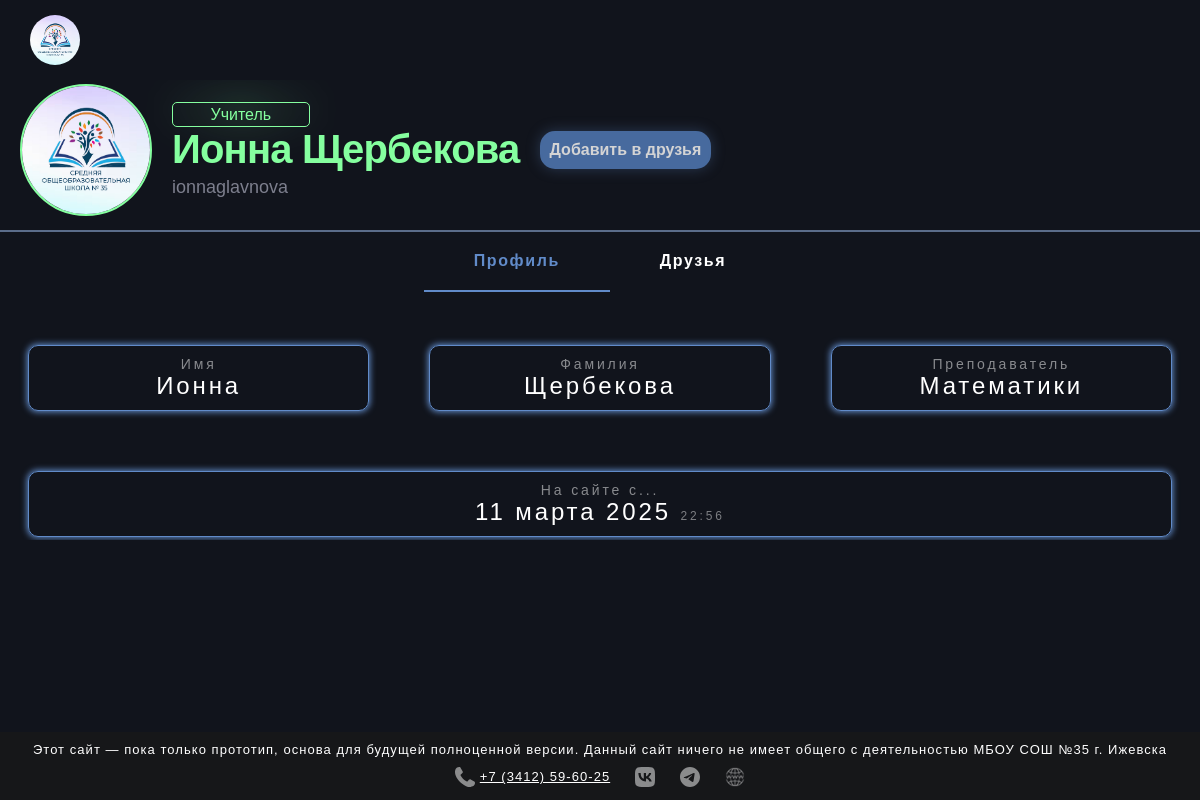
The app's page /profile/ionnaglavnova/main/ with its own data.
### accounts/models.py (models this page shows, shortened)
class User(AbstractUser):
    ROLES = (
        ('student', 'Ученик'),
        ('teacher', 'Учитель'),
    )
    role = models.CharField(max_length=10, choices=ROLES, default='student')
    classroom = models.CharField(max_length=10, blank=True, null=True, verbose_name="Класс")
    username = models.CharField(max_length=20, unique=True, blank=False)
    email = models.EmailField(max_length=20, unique=True, blank=False)
    birth_date = models.DateField(null=True, blank=True)
    phone = models.CharField(max_length=15, blank=True)
    cover = models.ImageField(upload_to=rename_file, default="profile_image/default.png", blank=True)
    is_teacher = models.BooleanField(default=False)
    lesson_name = models.CharField(max_length=20, blank=True, null=True, default=None)

### accounts/views.py (the view)
# urls.py: path('<str:username>/', RedirectView.as_view(pattern_name='profile', permanent=False)),
def profile(request, username):
    user = get_object_or_404(User, username=username)
    if request.user != user:
        redirect('/')
    if request.user.is_authenticated:
        pending_requests = Friendship.objects.filter(friend=request.user, status="pending").values_list("user_id",
                                                                                                        flat=True)
        sent_requests = Friendship.objects.filter(user=request.user, status="pending").values_list("friend_id",
                                                                                                   flat=True)
        friends_list = Friendship.objects.filter(user=user, status="accepted").values_list("friend_id", flat=True)
    else:
        pending_requests = None
        sent_requests = None
        friends_list = None
    grades_user = Grade.objects.filter(student_id=user.id)
    gSum, gTotal = 0, 0
    for item in grades_user:
        gSum += item.value
        gTotal += 1
    try:
        middle_score = "%.2f" % (gSum / gTotal)
    except ZeroDivisionError:
        middle_score = 0.00
    if user.is_teacher == 1:
        if user.lesson_name == 'Математика':
            lesson = "Математики"
        elif user.lesson_name == 'ОБЗР':
            lesson = 'ОБЗР'
        else:
            lesson = to_genitive(user.lesson_name)
    else:
        lesson = None
    return render(request, 'accounts/profile.html',
                  {
                        'user': user,
                        'cover': user.cover,
                        "pending_requests": pending_requests,
                        "sent_requests": sent_requests,
                        "friends": friends_list,
                        "middle_score": middle_score,
                        "lesson": lesson
                  })

### accounts/templates/accounts/profile.html (shortened to what this page needs)
{% load static %}
<!DOCTYPE html>
<html>
<head>
    <link rel="stylesheet" href="{% static 'css/style2.css' %}">
    <link rel="stylesheet" href="{% static 'css/profile.css' %}">
    <link rel="stylesheet" href="{% static 'css/profile_info.css' %}">
    <link rel="stylesheet" href="{% static 'css/footer.css'%}">
</head>
<body>
    <header>
        <div class="logo">
            <a href="{% url 'blog_news' %}"><img src="{% static 'media/logo.png' %}" class="logo-image"></a>
        </div>
    </header>
    <main>
        <div class="user_profile">
            <img src="{{ cover.url }}" loading="lazy" class="avatar {% if user.is_superuser %}superuser_user_border{% elif user.is_teacher %}teacher_user_border{% endif %}">
            <div class="names">
                {% if user.is_superuser %}
                <div class="profile_badge">
                    <span style>STAFF</span>
                </div>
                {% elif user.is_teacher %}
                <div class="profile_badge teacher">
                    <span style>Учитель</span>
                </div>
                {% endif %}
                <span style="font-size: 40px; letter-spacing: -0.02em; font-weight:bold; margin-bottom: 5px;" class="{% if user.is_superuser %}superuser_user {% elif user.is_teacher %} teacher_user {% endif %}">{{ user.first_name }} {{ user.last_name }}</span>
                <span style="font-size: 18px; color: #c9cadd96;">{{ user.username }} {% if not user.is_teacher %} {{ user.classroom }} {% endif %}</span>
            </div>
            {% if user == request.user %}
            {% elif request.user.id in friends %}
            <button class="delete-friend-btn" data-user-id="{{ user.id }}" data-username="{{ request.user.username }}">Удалить из друзей</button>
            {% elif user.id in sent_requests %}
            <button class="cancel-friend-btn" data-user-id="{{ user.id }}" data-username="{{ request.user.username }}">Отменить заявку</button>
            {% elif user.id in pending_requests %}
            <div class="accept-deny-btns">
                <div class="accept-btn"><a href="{% url 'accept_friend_request' username=user.username user_id=user.id %}">Принять заявку</a></div>
                <div class="deny-btn"><a href="{% url 'reject_friend_request' username=user.username user_id=user.id %}">Отклонить заявку</a></div>
            </div>
            {% else %}
            <div class="add-friend">
                <button class="add-friend-btn" data-user-id="{{ user.id }}" data-username="{{ request.user.username }}">Добавить в друзья</button>
            </div>
            {% endif %}
        </div>
        <div class="razdel">
            <nav class="profile_info">
                <div class="profile active route"><a href="{% url 'profile' user.username %}"><span class="active2">Профиль</span></a></div>
                <div class="friends route"><a href="{% url 'friends' user.username %}">Друзья</a></div>
            </nav>
        </div>
        <div class="profile-info">
            <div class="profile-i">
                <div class="profile-i-name">Имя</div>
                <div class="profile-i-i">{{ user.first_name }}</div>
            </div>
            <div class="profile-f">
                <div class="profile-f-name">Фамилия</div>
                <div class="profile-f-f">{{ user.last_name }}</div>
            </div>
            {% if user.is_teacher %}
            <div class="profile-lesson">
                <div class="profile-lesson-name">Преподаватель</div>
                <div class="profile-lesson-lesson">{{ lesson }}</div>
            </div>
            {% endif %}
            <div class="profile-joined">
                <div class="profile-joined-name">На сайте с...</div>
                <div class="profile-joined-join">
                    <span>{{ user.date_joined|date:"d E Y" }}</span>
                    <span style="color: rgba(255, 255, 255, 0.452); font-size: 12px;">{{ user.date_joined|time:"H:i" }}</span>
                </div>
            </div>
        </div>
    </main>
    <div class="wrapper">
        <footer>
            <div class="footer-elements">
                <div class="footer-info-text">Этот сайт — пока только прототип, основа для будущей полноценной версии. Данный сайт ничего не имеет общего с деятельностью МБОУ СОШ №35 г. Ижевска</div>
                <div class="footer-logos">
                    <div class="footer-logo-phone"><a href="tel:73412596025"><img src="{% static 'media/phone.svg' %}">+7 (3412) 59-60-25</a></div>
                    <div class="footer-logo-vk"><a href="https://vk.com/izhevskschool35"><img src="{% static 'media/vk.svg' %}"></a></div>
                    <div class="footer-logo-telegram"><a href="https://t.me/izhevskschool35"><img src="{% static 'media/telegram.svg' %}"></a></div>
                    <div class="footer-logo-web"><a href="shkola35izhevsk-r18.gosweb.gosuslugi.ru"><img src="{% static 'media/web.png' %}"></a></div>
                </div>
            </div>
        </footer>
    </div>
</body>
</html>

### accounts/static/css/style2.css (style rules this page uses)
body { background-color: #11141c; color: white; font-family: Arial, Helvetica, sans-serif; transition: all .3s ease; }
header { background: #11141c; position: fixed; display: flex; justify-content: space-between; top: 0; right: 0; left: 0; height: 50px; padding: 15px 30px; transition: all 0.2s ease; z-index: 10; }
main { display: block; height: 100%; overflow-x: hidden; overflow-y: auto; padding-top: 70px; transition: all 0.2s ease; }
a { color: #FFF; text-decoration: none; z-index: 1000; }
.add-friend-btn { position: relative; padding: 8px; color: #d4d4d4; font-size: 16px; background-color: rgb(71, 106, 158); border: 2px rgb(71, 106, 158) solid; border-radius: 15px; font-weight: 550; cursor: pointer; filter: drop-shadow(0 0 7px rgba(97, 139, 201, 0.3)); transition: 0.4s ease; }
.logo { border-radius: 50%; display: flex; overflow: hidden; }
.logo-image { width: 50px; height: 50px; }
.avatar { width: 128px; height: 128px; border-radius: 50%; margin: 14px 20px; }
.razdel { border-top: 2px #5b6d8a solid; }
.user_profile { display: flex; position: relative; align-items: center; }
.names { display: flex; flex-direction: column; }
.profile_badge { display: flex; position: relative; align-items: center; height: 23px; width: 35%; padding: 0 7px; border: 1px #fda0a0 solid; color: #fda0a0; border-radius: 5px; justify-content: center; filter: drop-shadow(0 -5px 20px rgba(253, 160, 160, 1)); }
.teacher_user { color: #85ff9f; }
.teacher_user_border { border: 2px #85ff9f solid; }
.teacher { color: #85ff9f; border: 1px rgb(133, 255, 159) solid; filter: drop-shadow(0 -5px 20px rgba(133, 255, 159)); }
.profile_info { display: flex; justify-content: center; font-weight: 700; text-decoration: none; letter-spacing: 0.1em; }
.profile { width: auto; padding: 20px 50px; }
.friends { width: auto; padding: 20px 50px; }
.active { animation: 1s show ease; animation-fill-mode: forwards; }
.active2 { animation: 1s show2 ease; animation-fill-mode: forwards; color: rgba(97, 139, 201, 1) }

### accounts/static/css/profile_info.css (style rules this page uses)
.profile-info { display: flex; justify-content: center; padding: 3px 3px; margin-top: 50px; margin-left: 25px; margin-right: 25px; flex-wrap: wrap; gap: 5vw; }
.profile-info>div { display: flex; font-size: 24px; letter-spacing: 0.12em; padding: 10px 10px; border: 1px solid rgba(97, 139, 201, 1); border-radius: 10px; box-shadow: 0 0 6px 1px rgba(97, 139, 201, 1); flex: 1 1 250px; align-items: center; animation: .6s show-settings ease; }
.profile-i { display: flex; flex-direction: column; }
.profile-i-name { font-size: 14px; color: rgba(255, 255, 255, 0.5) }
.profile-f { display: flex; flex-direction: column; }
.profile-f-name { font-size: 14px; color: rgba(255, 255, 255, 0.5) }
.profile-lesson-name { font-size: 14px; color: rgba(255, 255, 255, 0.5) }
.profile-lesson { display: flex; flex-direction: column; }
.profile-joined { display: flex; flex-direction: column; }
.profile-joined-name { font-size: 14px; color: rgba(255, 255, 255, 0.5) }

### static/css/footer.css (style rules this page uses)
body { margin: 0; min-height: 100vh; }
footer { display: flex; position: relative; width: 100%; bottom: 0px; font-size: 13px; letter-spacing: 0.08em; background-color: rgba(26, 26, 26, 0.692); justify-content: center; z-index: 5; }
.footer-elements { display: flex; flex-direction: column; justify-content: space-between; align-items: center; padding: 10px 10px; }
.footer-logos { display: flex; flex-direction: row; gap: 25px; margin-top: 10px ; }
.footer-logos>div>a>img { width: 20px; opacity: 0.5; transition: .6s ease; }
.footer-logos>div>a { text-decoration: underline; }
.footer-logo-phone a { display: flex; gap: 5px; align-items: center; }
.logo { border-radius: 50%; height: 50px; display: flex; overflow: hidden; transition: all .2s ease; }
.logo-image { width: 50px; height: 50px; }
.wrapper { display: block; position: fixed; bottom: -0px; left: 0; right: 0; z-index: 5; }

### records on screen
User: first_name "Ионна", last_name "Щербекова", username "ionnaglavnova", date_joined "11 марта 2025", date_joined "22:56"

### other values on screen
{{ lesson }} "Математики"
